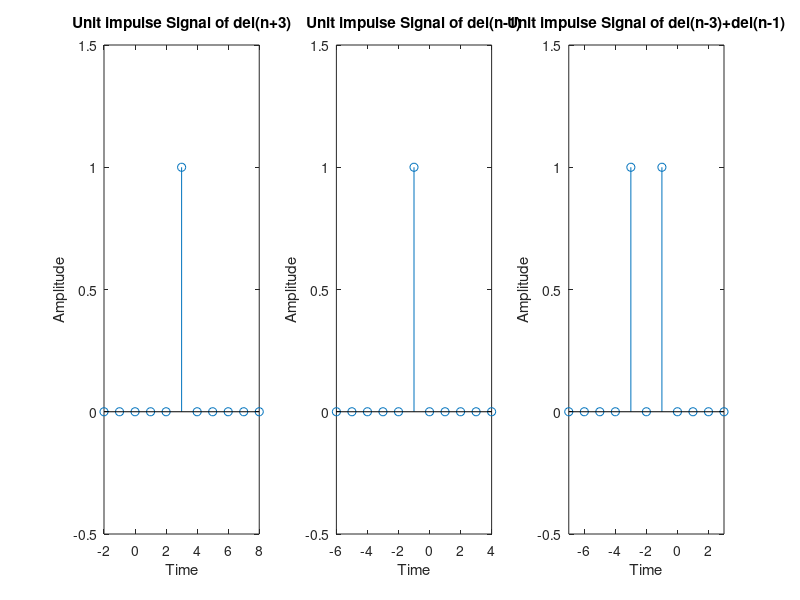

Here is the MATLAB script that generated this plot:
clc;
clear all;
clf;
t1=-2:1:8;
x1=[zeros(1,5),1,zeros(1,5)];
figure(1);
subplot(1,3,1);
plot(t1,x1);
stem(t1,x1);
axis([-2 8 -.5 1.5]);
xlabel('Time');
ylabel('Amplitude');
title('Unit impulse Signal of del(n+3)'); 

t1=-6:1:4;
x1=[zeros(1,5),1,zeros(1,5)];
figure(1);
subplot(1,3,2);
plot(t1,x1);
stem(t1,x1);
axis([-6 4 -.5 1.5]);
xlabel('Time');
ylabel('Amplitude');
title('Unit impulse Signal of del(n-1)'); 

t1=-7:1:3;
x1=[zeros(1,4),1,0,1,zeros(1,4)];
figure(1);
subplot(1,3,3);
plot(t1,x1);
stem(t1,x1);
axis([-7 3 -.5 1.5]);
xlabel('Time');
ylabel('Amplitude');
title('Unit impulse Signal of del(n-3)+del(n-1)'); 
